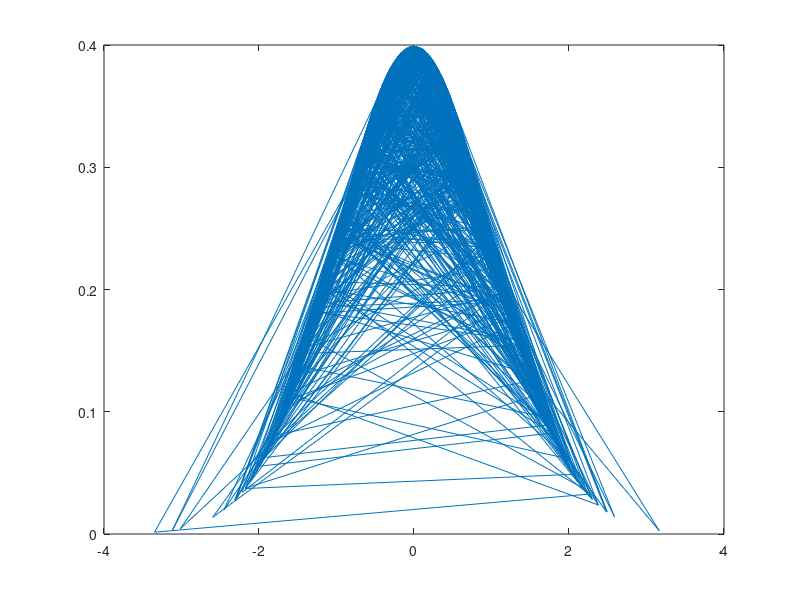

MATLAB code to generate this figure: (Note: this script raises an error after producing the figure.)
%clear;
clc;

rho=0.1;

X = randn(1000,1);
Y = randn(1000,1);

Y = rho*X + sqrt(1-rho^2)*Y;
temp = corrcoef(Y,X);
while (  temp(1,2) < 0.09995 || temp(1,2)>0.10005 )
  Y = randn(1000,1);
  Y = rho*X + sqrt(1-rho^2)*Y;
  temp = corrcoef(Y,X) ;  
end

corrcoef(Y,X)


figure
plot(Y, normpdf(Y,0,1));

reg1 = regstats(Y,X, 'linear');


beta = reg1.tstat.beta;
CoefficientX = beta(2,1);
Constant = beta(1,1);


t = reg1.tstat.t;

Pvalues=reg1.tstat.pval;

Rsquare = reg1.rsquare;
RMSE = sqrt(reg1.mse);


disp(reg1.tstat.se)

save( 'Results.mat', 'X','Y' );
